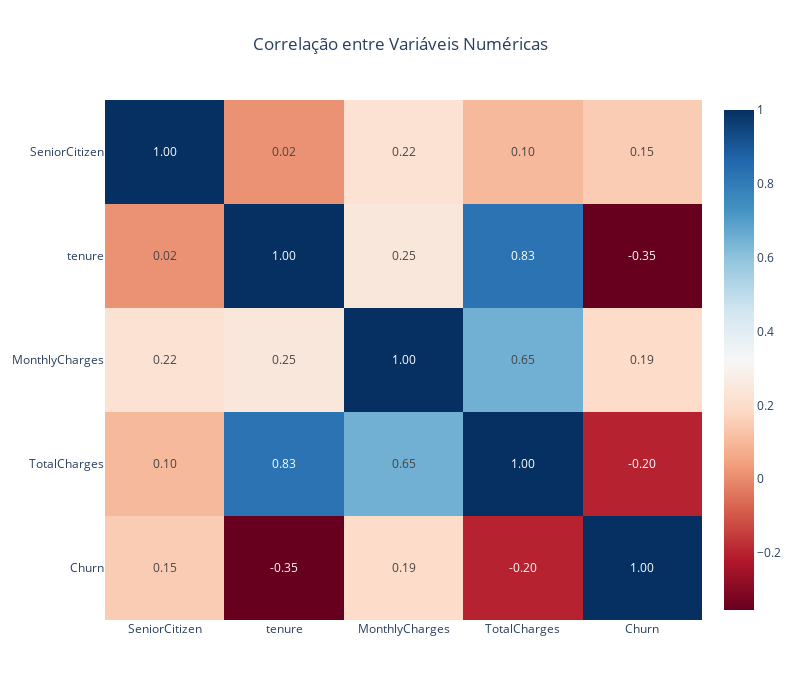

Notebook code for this chart:
### Code cell
# Convertendo variável Churn para 0 e 1
df['Churn'] = df['Churn'].map({'Yes': 1, 'No': 0})


# Calcular a correlação
corr = df.corr(numeric_only=True)

# Converter para long-form para plotar com Plotly
corr_long = corr.reset_index().melt(id_vars='index')
corr_long.columns = ['Var1', 'Var2', 'Correlation']

# Heatmap com Plotly
fig = px.imshow(
    corr.values,
    x=corr.columns,
    y=corr.columns,
    color_continuous_scale='RdBu',
    text_auto=".2f",
    aspect="auto",
    title="Correlação entre Variáveis Numéricas",
    width=800,
    height=700
)

fig.update_layout(title_x=0.5)

# Salvar a imagem
pio.write_image(fig, "../reports/figures/correlation_matrix_churn.png", scale=2)

# Exibir no notebook
fig.show()

### Figure 1 — Plotly figure (JSON) as saved in the notebook; plotly's stock layout.template omitted (floating-point values rounded to 4 significant figures)
{"data": [{"coloraxis": "coloraxis", "hovertemplate": "x: %{x}<br>y: %{y}<br>color: %{z}<extra></extra>", "name": "0", "texttemplate": "%{z:.2f}", "type": "heatmap", "x": ["SeniorCitizen", "tenure", "MonthlyCharges", "TotalCharges", "Churn"], "xaxis": "x", "y": ["SeniorCitizen", "tenure", "MonthlyCharges", "TotalCharges", "Churn"], "yaxis": "y", "z": [[1.0, 0.01568, 0.2199, 0.1024, 0.1505], [0.01568, 1.0, 0.2469, 0.8259, -0.354], [0.2199, 0.2469, 1.0, 0.6511, 0.1929], [0.1024, 0.8259, 0.6511, 1.0, -0.1995], [0.1505, -0.354, 0.1929, -0.1995, 1.0]]}], "layout": {"coloraxis": {"colorscale": [[0, "rgb(103,0,31)"], [0.1, "rgb(178,24,43)"], [0.2, "rgb(214,96,77)"], [0.3, "rgb(244,165,130)"], [0.4, "rgb(253,219,199)"], [0.5, "rgb(247,247,247)"], [0.6, "rgb(209,229,240)"], [0.7, "rgb(146,197,222)"], [0.8, "rgb(67,147,195)"], [0.9, "rgb(33,102,172)"], [1, "rgb(5,48,97)"]]}, "height": 700, "title": {"text": "Correlação entre Variáveis Numéricas", "x": 0.5}, "width": 800, "xaxis": {"anchor": "y", "domain": [0, 1]}, "yaxis": {"anchor": "x", "autorange": "reversed", "domain": [0, 1]}}}
